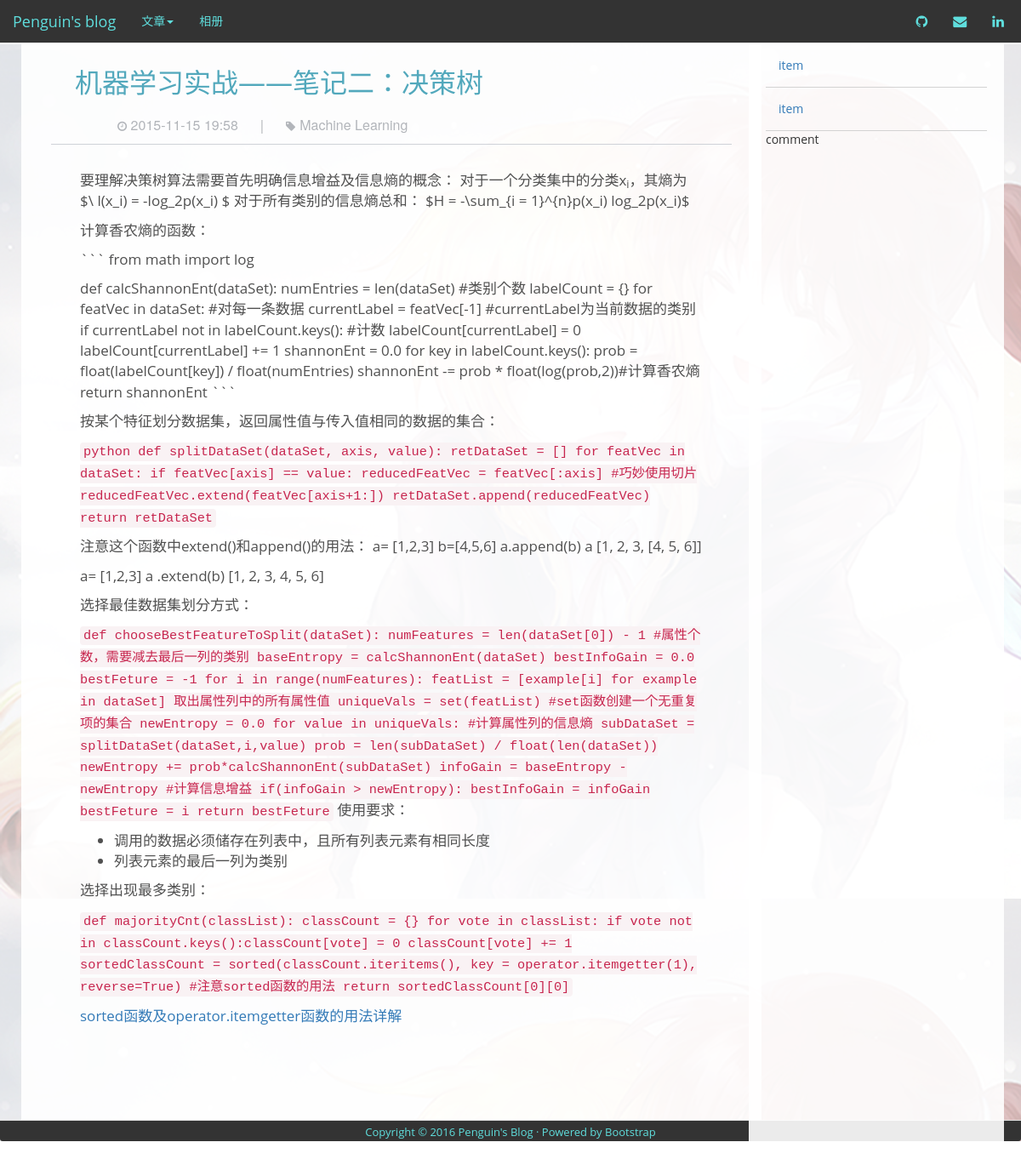
Screenshot of /post/2 with the database file from the repository.
### app/models.py (models this page shows)
class Post(db.Model):
    id = db.Column(db.Integer, primary_key=True)
    title = db.Column(db.String)
    body = db.Column(db.String)
    timestamp = db.Column(db.String)
    tag = db.Column(db.String)
    info = db.Column(db.String)
    body_markdown = db.Column(db.String)
    counter = db.Column(db.Integer)

### app/views.py (the view)
@app.route('/post/<post_id>')
def post(post_id):
    post = db.session.query(Post).filter(Post.id == post_id).first()
    html_txt = markdown.markdown(post.body_markdown)
    post.body = html_txt
    db.session.add(post)
    db.session.commit()
    return render_template('post.html',
                           post = post)

### app/views.py (called while the page is built)
@app.before_request #register a function to run before every request
def before_request():
    g.user = current_user
    if g.user.is_authenticated:
        g.user.last_seen = datetime.utcnow()
        db.session.add(g.user)
        db.session.commit()

### app/templates/post.html
{% extends "base.html" %}
{% block content %}
<div>
    <div class="post">
        <div class="post-header">
            <div class="post-title">{{post.title}}</div>
            <div class="post-header-buttom">
                <div class="post-timestamp"> {{post.timestamp}}</div>
                <div class="post-header-buttom-divider">|</div>
                <div class="post-tag">{{post.tag}}</div>
            </div>
        </div>
        <div class="post-body font-kai">
            {{post.body | safe}}
        </div>
    </div>
</div>
{% endblock %}

### app/static/custom.css (style rules this page uses)
body { z-index: 0; font-family: 'Open Sans','Helvetica Neue',Arial,'Hiragino Sans GB','Microsoft YaHei','WenQuanYi Micro Hei',sans-serif; }
.post { margin: 10px; padding: 10px; padding-bottom: 100px; }
.post-header, .post-body { padding-left: 2em; padding-right: 2em; }
.post-header { display: block; color: #333; margin: 0; line-height: 20px; border-bottom: solid 1px #cfd2d8; }
.post-title { display: block; font-size: xx-large; color: #52a8bc; font-weight: 500; }
.post-header-buttom { display: block; padding-left: 30px; padding-top: 10px; padding-bottom: 10px; min-height: 30px; }
.post-timestamp:before { font-family: FontAwesome; content: "\f017"; font-size: small; }
.post-tag:before { font-family: FontAwesome; content: "\f02b"; font-size: small; padding-right: 5px; }
.post-timestamp, .post-tag { display: inline-block; padding: 20px; padding-bottom: 0px; font-size: medium; font-family: "Helvetica Neue", Helvetica, Arial, sans-serif; color: #b2b5ba; }
.post-header-buttom-divider { display: inline-block; font-size: medium; color: #b2b5ba; }
.post-body { padding-top: 30px; padding-left: 2em; padding-right: 2em; font-size: 17px; font-weight: 400; color: #505050; }

### rows the page displays
Post: title "机器学习实战——笔记二：决策树", timestamp "2015-11-15 19:58", tag "Machine Learning", body "要理解决策树算法需要首先明确信息增益及信息熵的概念： 对于一个分类集中的分类x i ，其熵为 $\\ l(x_i) = -log_2p(x_i) $ 对于所有类别的信息熵总和： $H = -\\sum_{i = 1}^{n}p(x_i) log_2p(x_i)$ 计算香农熵的函数： ``` from math import log def calcShannonEnt(dataSet): numEntries = len(dataSet) #类别个数 labelCount = {} for featVec in dataSet: #对每一条数据 currentLabel = featVec[-1] #currentLabel为当前数据的类别 if currentLabel not in labelCount.keys(): #计数 labelCount[currentLabel] = 0 labelCount[currentLabel] += 1 shannonEnt = 0.0 for key in labelCount.keys(): prob = float(labelCount[key]) / float(numEntries) shannonEnt -= prob * float(log(prob,2))#计算香农熵 return shannonEnt ``` 按某个特征划分数据集，返回属性值与传入值相同的数据的集合： python def splitDataSet(dataSet, axis, value): retDataSet = [] for featVec…"
